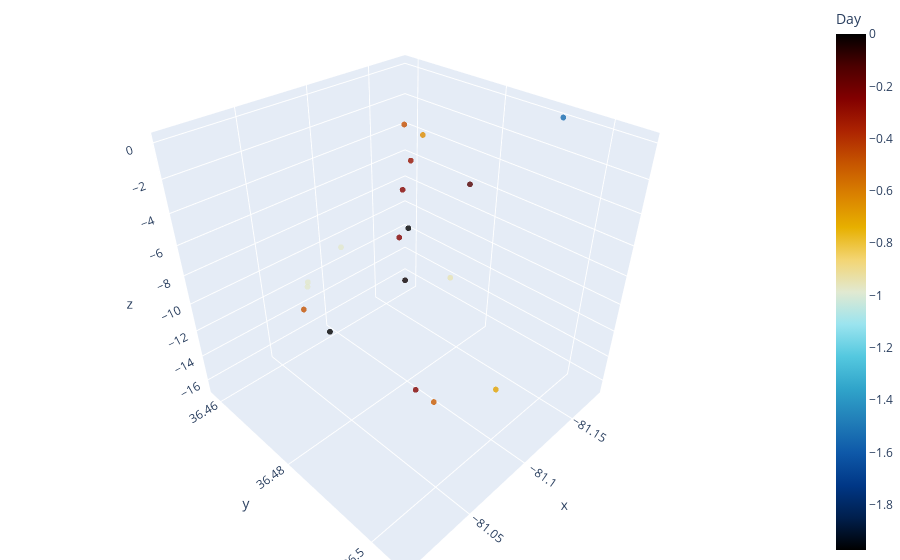

Notebook cell for this chart:
### Code cell
# Forshocks

import plotly.graph_objects as go
fig = go.Figure(data=[go.Scatter3d(
    x=pd_loc.longitude[pd_loc.dtt<=0],
    y=pd_loc.latitude[pd_loc.dtt<=0],
    z=-1*pd_loc.depth[pd_loc.dtt<=0],
    mode='markers',
    marker=dict(
        size=2,
        color=pd_loc.dtt[pd_loc.dtt<=0],                # set color to an array/list of desired values
        colorscale='IceFire',   # choose a colorscale
        opacity=0.8,
        colorbar={'title': 'Day'},
    ),
    hovertemplate='<br><b>%{text}</b>'
                      '<br><b>(%{x:.2f}, %{y:.2f})</b>',
    text=pd_loc.dtime,
)])
fig.update_layout(margin=dict(l=0, r=0, b=0, t=0))
fig.show()

### Figure 1 — Plotly figure (JSON) as saved in the notebook; plotly's stock layout.template omitted (floating-point values rounded to 4 significant figures; data arrays with more than 128 entries replaced by an {"elided": "..."} marker saying what was removed)
{"data": [{"hovertemplate": "<br><b>%{text}</b><br><b>(%{x:.2f}, %{y:.2f})</b>", "marker": {"color": [-1.972, -1.542, -0.9807, -0.9795, -0.9785, -0.9484, -0.7019, -0.6424, -0.5129, -0.4893, -0.4818, -0.3083, -0.2572, -0.2537, -0.2505, -0.1393, -0.01909, 0], "colorbar": {"title": {"text": "Day"}}, "colorscale": [[0, "#000000"], [0.0625, "#001f4d"], [0.125, "#003786"], [0.1875, "#0e58a8"], [0.25, "#217eb8"], [0.3125, "#30a4ca"], [0.375, "#54c8df"], [0.4375, "#9be4ef"], [0.5, "#e1e9d1"], [0.5625, "#f3d573"], [0.625, "#e7b000"], [0.6875, "#da8200"], [0.75, "#c65400"], [0.8125, "#ac2301"], [0.875, "#820000"], [0.9375, "#4c0000"], [1, "#000000"]], "opacity": 0.8, "size": 2}, "mode": "markers", "text": {"elided": "387 str values"}, "type": "scatter3d", "x": [-81.08, -81.18, -81.09, -81.08, -81.08, -81.09, -81.12, -81.12, -81.09, -81.08, -81.11, -81.09, -81.1, -81.09, -81.1, -81.11, -81.01, -81.1], "y": [36.47, 36.49, 36.47, 36.46, 36.46, 36.49, 36.5, 36.48, 36.49, 36.46, 36.48, 36.48, 36.48, 36.48, 36.48, 36.49, 36.51, 36.48], "z": [-14.65, 0.007, -8.682, -11.81, -12.25, -6.716, -15.75, -0.593, -16.56, -14.17, 0.007, -0.992, -3.479, -16.56, -6.627, -1.974, -0.005, -5.427]}], "layout": {"margin": {"b": 0, "l": 0, "r": 0, "t": 0}}}
